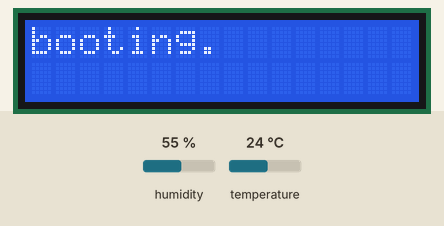
This program was run on a simulated ESP8266 board running MicroPython. On the bench: 16×2 character LCD. Inputs (shaded band) come from the test bench; at power-on: humidity 55 %, temperature 24 °C. Library files of the repository ran but are not shown: esp8266_i2c_lcd.py.

Above: at 0.1 s.
At 4.2 s:
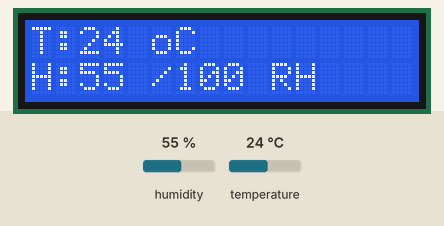
4.3 s: humidity set to 22 %
At 18.8 s:
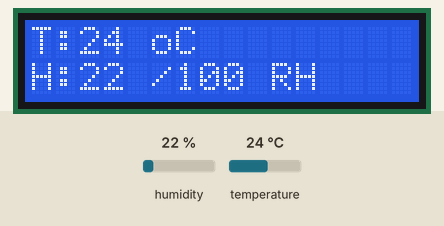
Timing chart, 0 to 20.3 s (numbered marks = the images above; inputs shaded):
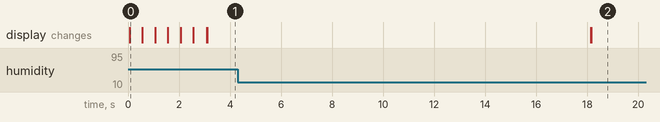

Measured:
- after the input at 4.3 s, the display: first differs from a run without the input after 13.9 s (image 2)

The program:

main.py
```python
from time import sleep_ms,ticks_ms
from machine import I2C,Pin
from esp8266_i2c_lcd import I2cLcd
from dht import DHT11


DEFAULT_I2C_ADDR = 0x27

i2c = I2C(scl = Pin(5),sda= Pin(4),freq=400000)
lcd = I2cLcd(i2c,DEFAULT_I2C_ADDR,2,16)
dht11 = DHT11(Pin(2))

lcd.clear()
lcd.move_to(0,0)
lcd.putstr('booting.')
count = 6
while count>0:

	sleep_ms(500)
	lcd.putstr('.')
	count = count-1


def dump_dht11():
	dht11.measure()
	text= "T:%d oC\nH:%d /100 RH"%(dht11.temperature(),dht11.humidity())
 	lcd.clear()
	lcd.move_to(0,0)
	lcd.putstr(text)


while True:
	dump_dht11()
	sleep_ms(15000)
```
